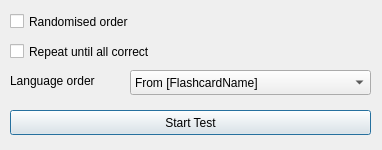
<?xml version="1.0" encoding="UTF-8"?>
<ui version="4.0">
 <class>TesterSettings</class>
 <widget class="QDialog" name="TesterSettings">
  <property name="geometry">
   <rect>
    <x>0</x>
    <y>0</y>
    <width>382</width>
    <height>150</height>
   </rect>
  </property>
  <property name="windowTitle">
   <string>Test Settings</string>
  </property>
  <widget class="QCheckBox" name="randomised">
   <property name="geometry">
    <rect>
     <x>10</x>
     <y>10</y>
     <width>151</width>
     <height>23</height>
    </rect>
   </property>
   <property name="text">
    <string>Randomised order</string>
   </property>
  </widget>
  <widget class="QCheckBox" name="repeatUntilCorrect">
   <property name="geometry">
    <rect>
     <x>10</x>
     <y>40</y>
     <width>181</width>
     <height>23</height>
    </rect>
   </property>
   <property name="text">
    <string>Repeat until all correct</string>
   </property>
  </widget>
  <widget class="QComboBox" name="translationRule">
   <property name="geometry">
    <rect>
     <x>130</x>
     <y>70</y>
     <width>241</width>
     <height>25</height>
    </rect>
   </property>
   <item>
    <property name="text">
     <string>From [FlashcardName]</string>
    </property>
   </item>
   <item>
    <property name="text">
     <string>To [FlashcardName]</string>
    </property>
   </item>
   <item>
    <property name="text">
     <string>Randomised</string>
    </property>
   </item>
  </widget>
  <widget class="QLabel" name="label">
   <property name="geometry">
    <rect>
     <x>10</x>
     <y>70</y>
     <width>111</width>
     <height>21</height>
    </rect>
   </property>
   <property name="text">
    <string>Language order</string>
   </property>
  </widget>
  <widget class="QPushButton" name="startTest">
   <property name="geometry">
    <rect>
     <x>10</x>
     <y>110</y>
     <width>361</width>
     <height>25</height>
    </rect>
   </property>
   <property name="text">
    <string>Start Test</string>
   </property>
  </widget>
 </widget>
 <resources/>
 <connections/>
</ui>
